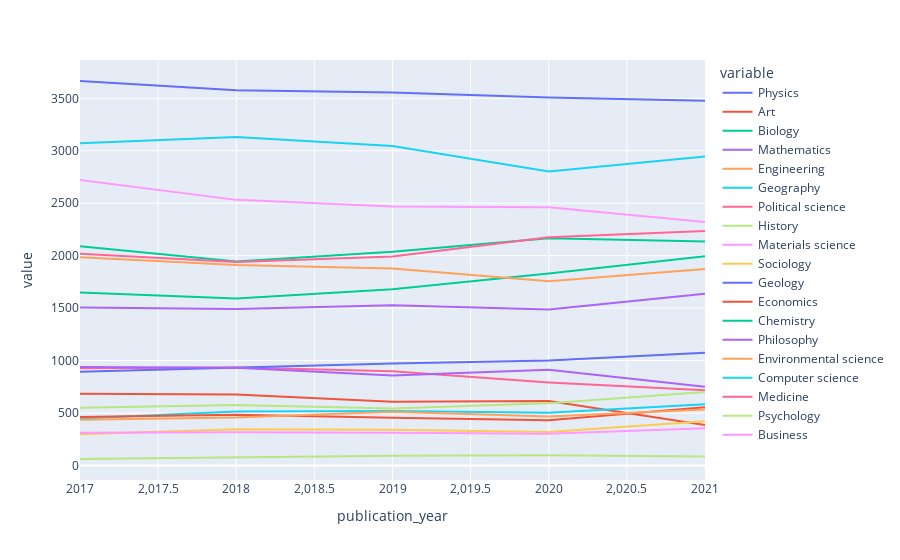

Write notebook code for a chart like this one.
### Code cell
fig = px.line(new_df)
fig.show()

### Figure 1 — Plotly figure (JSON) as saved in the notebook; plotly's stock layout.template omitted (floating-point values rounded to 4 significant figures)
{"data": [{"hovertemplate": "variable=Physics<br>publication_year=%{x}<br>value=%{y}<extra></extra>", "legendgroup": "Physics", "line": {"color": "#636efa", "dash": "solid"}, "marker": {"symbol": "circle"}, "mode": "lines", "name": "Physics", "orientation": "v", "showlegend": true, "type": "scatter", "x": [2017, 2018, 2019, 2020, 2021], "xaxis": "x", "y": [3665, 3576, 3556, 3508, 3477], "yaxis": "y"}, {"hovertemplate": "variable=Art<br>publication_year=%{x}<br>value=%{y}<extra></extra>", "legendgroup": "Art", "line": {"color": "#EF553B", "dash": "solid"}, "marker": {"symbol": "circle"}, "mode": "lines", "name": "Art", "orientation": "v", "showlegend": true, "type": "scatter", "x": [2017, 2018, 2019, 2020, 2021], "xaxis": "x", "y": [685, 676, 607, 615, 386], "yaxis": "y"}, {"hovertemplate": "variable=Biology<br>publication_year=%{x}<br>value=%{y}<extra></extra>", "legendgroup": "Biology", "line": {"color": "#00cc96", "dash": "solid"}, "marker": {"symbol": "circle"}, "mode": "lines", "name": "Biology", "orientation": "v", "showlegend": true, "type": "scatter", "x": [2017, 2018, 2019, 2020, 2021], "xaxis": "x", "y": [1648, 1593, 1680, 1829, 1995], "yaxis": "y"}, {"hovertemplate": "variable=Mathematics<br>publication_year=%{x}<br>value=%{y}<extra></extra>", "legendgroup": "Mathematics", "line": {"color": "#ab63fa", "dash": "solid"}, "marker": {"symbol": "circle"}, "mode": "lines", "name": "Mathematics", "orientation": "v", "showlegend": true, "type": "scatter", "x": [2017, 2018, 2019, 2020, 2021], "xaxis": "x", "y": [1507, 1491, 1528, 1488, 1638], "yaxis": "y"}, {"hovertemplate": "variable=Engineering<br>publication_year=%{x}<br>value=%{y}<extra></extra>", "legendgroup": "Engineering", "line": {"color": "#FFA15A", "dash": "solid"}, "marker": {"symbol": "circle"}, "mode": "lines", "name": "Engineering", "orientation": "v", "showlegend": true, "type": "scatter", "x": [2017, 2018, 2019, 2020, 2021], "xaxis": "x", "y": [1986, 1911, 1878, 1756, 1872], "yaxis": "y"}, {"hovertemplate": "variable=Geography<br>publication_year=%{x}<br>value=%{y}<extra></extra>", "legendgroup": "Geography", "line": {"color": "#19d3f3", "dash": "solid"}, "marker": {"symbol": "circle"}, "mode": "lines", "name": "Geography", "orientation": "v", "showlegend": true, "type": "scatter", "x": [2017, 2018, 2019, 2020, 2021], "xaxis": "x", "y": [449, 514, 519, 504, 583], "yaxis": "y"}, {"hovertemplate": "variable=Political science<br>publication_year=%{x}<br>value=%{y}<extra></extra>", "legendgroup": "Political science", "line": {"color": "#FF6692", "dash": "solid"}, "marker": {"symbol": "circle"}, "mode": "lines", "name": "Political science", "orientation": "v", "showlegend": true, "type": "scatter", "x": [2017, 2018, 2019, 2020, 2021], "xaxis": "x", "y": [928, 935, 899, 792, 717], "yaxis": "y"}, {"hovertemplate": "variable=History<br>publication_year=%{x}<br>value=%{y}<extra></extra>", "legendgroup": "History", "line": {"color": "#B6E880", "dash": "solid"}, "marker": {"symbol": "circle"}, "mode": "lines", "name": "History", "orientation": "v", "showlegend": true, "type": "scatter", "x": [2017, 2018, 2019, 2020, 2021], "xaxis": "x", "y": [62, 78, 93, 97, 86], "yaxis": "y"}, {"hovertemplate": "variable=Materials science<br>publication_year=%{x}<br>value=%{y}<extra></extra>", "legendgroup": "Materials science", "line": {"color": "#FF97FF", "dash": "solid"}, "marker": {"symbol": "circle"}, "mode": "lines", "name": "Materials science", "orientation": "v", "showlegend": true, "type": "scatter", "x": [2017, 2018, 2019, 2020, 2021], "xaxis": "x", "y": [2721, 2532, 2469, 2461, 2320], "yaxis": "y"}, {"hovertemplate": "variable=Sociology<br>publication_year=%{x}<br>value=%{y}<extra></extra>", "legendgroup": "Sociology", "line": {"color": "#FECB52", "dash": "solid"}, "marker": {"symbol": "circle"}, "mode": "lines", "name": "Sociology", "orientation": "v", "showlegend": true, "type": "scatter", "x": [2017, 2018, 2019, 2020, 2021], "xaxis": "x", "y": [299, 345, 340, 320, 421], "yaxis": "y"}, {"hovertemplate": "variable=Geology<br>publication_year=%{x}<br>value=%{y}<extra></extra>", "legendgroup": "Geology", "line": {"color": "#636efa", "dash": "solid"}, "marker": {"symbol": "circle"}, "mode": "lines", "name": "Geology", "orientation": "v", "showlegend": true, "type": "scatter", "x": [2017, 2018, 2019, 2020, 2021], "xaxis": "x", "y": [893, 932, 973, 1000, 1074], "yaxis": "y"}, {"hovertemplate": "variable=Economics<br>publication_year=%{x}<br>value=%{y}<extra></extra>", "legendgroup": "Economics", "line": {"color": "#EF553B", "dash": "solid"}, "marker": {"symbol": "circle"}, "mode": "lines", "name": "Economics", "orientation": "v", "showlegend": true, "type": "scatter", "x": [2017, 2018, 2019, 2020, 2021], "xaxis": "x", "y": [463, 483, 456, 432, 555], "yaxis": "y"}, {"hovertemplate": "variable=Chemistry<br>publication_year=%{x}<br>value=%{y}<extra></extra>", "legendgroup": "Chemistry", "line": {"color": "#00cc96", "dash": "solid"}, "marker": {"symbol": "circle"}, "mode": "lines", "name": "Chemistry", "orientation": "v", "showlegend": true, "type": "scatter", "x": [2017, 2018, 2019, 2020, 2021], "xaxis": "x", "y": [2089, 1945, 2038, 2166, 2134], "yaxis": "y"}, {"hovertemplate": "variable=Philosophy<br>publication_year=%{x}<br>value=%{y}<extra></extra>", "legendgroup": "Philosophy", "line": {"color": "#ab63fa", "dash": "solid"}, "marker": {"symbol": "circle"}, "mode": "lines", "name": "Philosophy", "orientation": "v", "showlegend": true, "type": "scatter", "x": [2017, 2018, 2019, 2020, 2021], "xaxis": "x", "y": [940, 932, 857, 913, 750], "yaxis": "y"}, {"hovertemplate": "variable=Environmental science<br>publication_year=%{x}<br>value=%{y}<extra></extra>", "legendgroup": "Environmental science", "line": {"color": "#FFA15A", "dash": "solid"}, "marker": {"symbol": "circle"}, "mode": "lines", "name": "Environmental science", "orientation": "v", "showlegend": true, "type": "scatter", "x": [2017, 2018, 2019, 2020, 2021], "xaxis": "x", "y": [435, 457, 512, 468, 533], "yaxis": "y"}, {"hovertemplate": "variable=Computer science<br>publication_year=%{x}<br>value=%{y}<extra></extra>", "legendgroup": "Computer science", "line": {"color": "#19d3f3", "dash": "solid"}, "marker": {"symbol": "circle"}, "mode": "lines", "name": "Computer science", "orientation": "v", "showlegend": true, "type": "scatter", "x": [2017, 2018, 2019, 2020, 2021], "xaxis": "x", "y": [3071, 3131, 3045, 2802, 2946], "yaxis": "y"}, {"hovertemplate": "variable=Medicine<br>publication_year=%{x}<br>value=%{y}<extra></extra>", "legendgroup": "Medicine", "line": {"color": "#FF6692", "dash": "solid"}, "marker": {"symbol": "circle"}, "mode": "lines", "name": "Medicine", "orientation": "v", "showlegend": true, "type": "scatter", "x": [2017, 2018, 2019, 2020, 2021], "xaxis": "x", "y": [2018, 1940, 1992, 2175, 2236], "yaxis": "y"}, {"hovertemplate": "variable=Psychology<br>publication_year=%{x}<br>value=%{y}<extra></extra>", "legendgroup": "Psychology", "line": {"color": "#B6E880", "dash": "solid"}, "marker": {"symbol": "circle"}, "mode": "lines", "name": "Psychology", "orientation": "v", "showlegend": true, "type": "scatter", "x": [2017, 2018, 2019, 2020, 2021], "xaxis": "x", "y": [551, 577, 544, 594, 701], "yaxis": "y"}, {"hovertemplate": "variable=Business<br>publication_year=%{x}<br>value=%{y}<extra></extra>", "legendgroup": "Business", "line": {"color": "#FF97FF", "dash": "solid"}, "marker": {"symbol": "circle"}, "mode": "lines", "name": "Business", "orientation": "v", "showlegend": true, "type": "scatter", "x": [2017, 2018, 2019, 2020, 2021], "xaxis": "x", "y": [313, 317, 312, 303, 355], "yaxis": "y"}], "layout": {"legend": {"title": {"text": "variable"}, "tracegroupgap": 0}, "margin": {"t": 60}, "xaxis": {"anchor": "y", "domain": [0, 1], "title": {"text": "publication_year"}}, "yaxis": {"anchor": "x", "domain": [0, 1], "title": {"text": "value"}}}}
